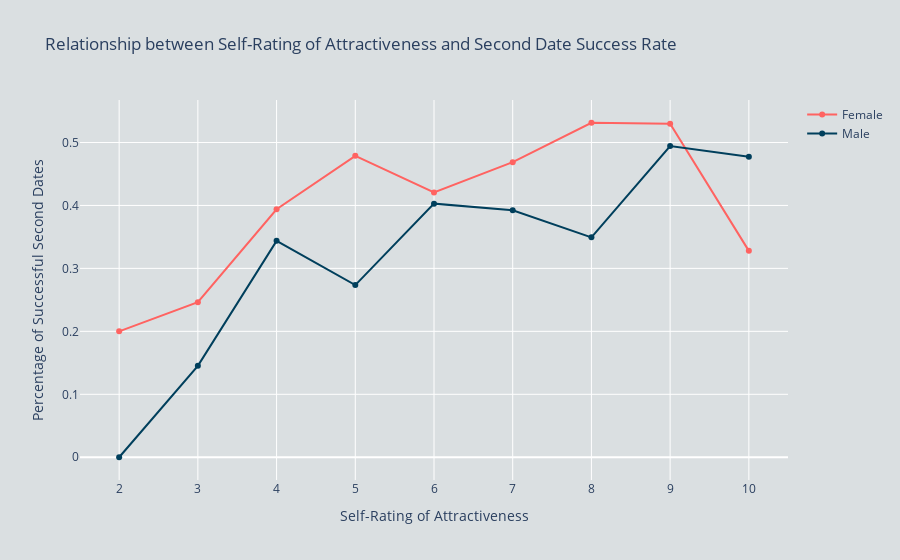

The notebook cell saved with this chart:
### Code cell
# Running the plot comparing self-rating of attractiveness values against
# percentage of successful second dates
start_time = time.time()

# Set line_plot to True
line_plot = True

avg_self_attr_data = fetch_avg_self_attr_data(database_path)
traces = create_scatter_traces(avg_self_attr_data, colors, line_plot)

# Structuring the layout with titles and colours
layout = go.Layout(
    title='Relationship between Self-Rating of Attractiveness and Second Date Success Rate',
    xaxis=dict(title='Self-Rating of Attractiveness'),
    yaxis=dict(title='Percentage of Successful Second Dates'),
    barmode='group',
    plot_bgcolor='#dadfe1',
    paper_bgcolor='#dadfe1'
)

# Create figure
fig = go.Figure(data=traces, layout=layout)

# Show the plot
fig.show()
          
end_time = round(time.time() - start_time, 4)

print(f'Self rating attractiveness plot completed. It took {end_time} seconds.')

### Figure 1 — Plotly figure (JSON) as saved in the notebook; plotly's stock layout.template omitted (floating-point values rounded to 4 significant figures)
{"data": [{"marker": {"color": "#ff6361"}, "mode": "lines+markers", "name": "Female", "type": "scatter", "x": [2, 3, 4, 5, 6, 7, 8, 9, 10], "y": [0.2, 0.2464, 0.3939, 0.4788, 0.4206, 0.4688, 0.5314, 0.5299, 0.3279]}, {"marker": {"color": "#003f5c"}, "mode": "lines+markers", "name": "Male", "type": "scatter", "x": [2, 3, 4, 5, 6, 7, 8, 9, 10], "y": [0, 0.1452, 0.3438, 0.2734, 0.4029, 0.3923, 0.3493, 0.4943, 0.4774]}], "layout": {"barmode": "group", "paper_bgcolor": "#dadfe1", "plot_bgcolor": "#dadfe1", "title": {"text": "Relationship between Self-Rating of Attractiveness and Second Date Success Rate"}, "xaxis": {"title": {"text": "Self-Rating of Attractiveness"}}, "yaxis": {"title": {"text": "Percentage of Successful Second Dates"}}}}
